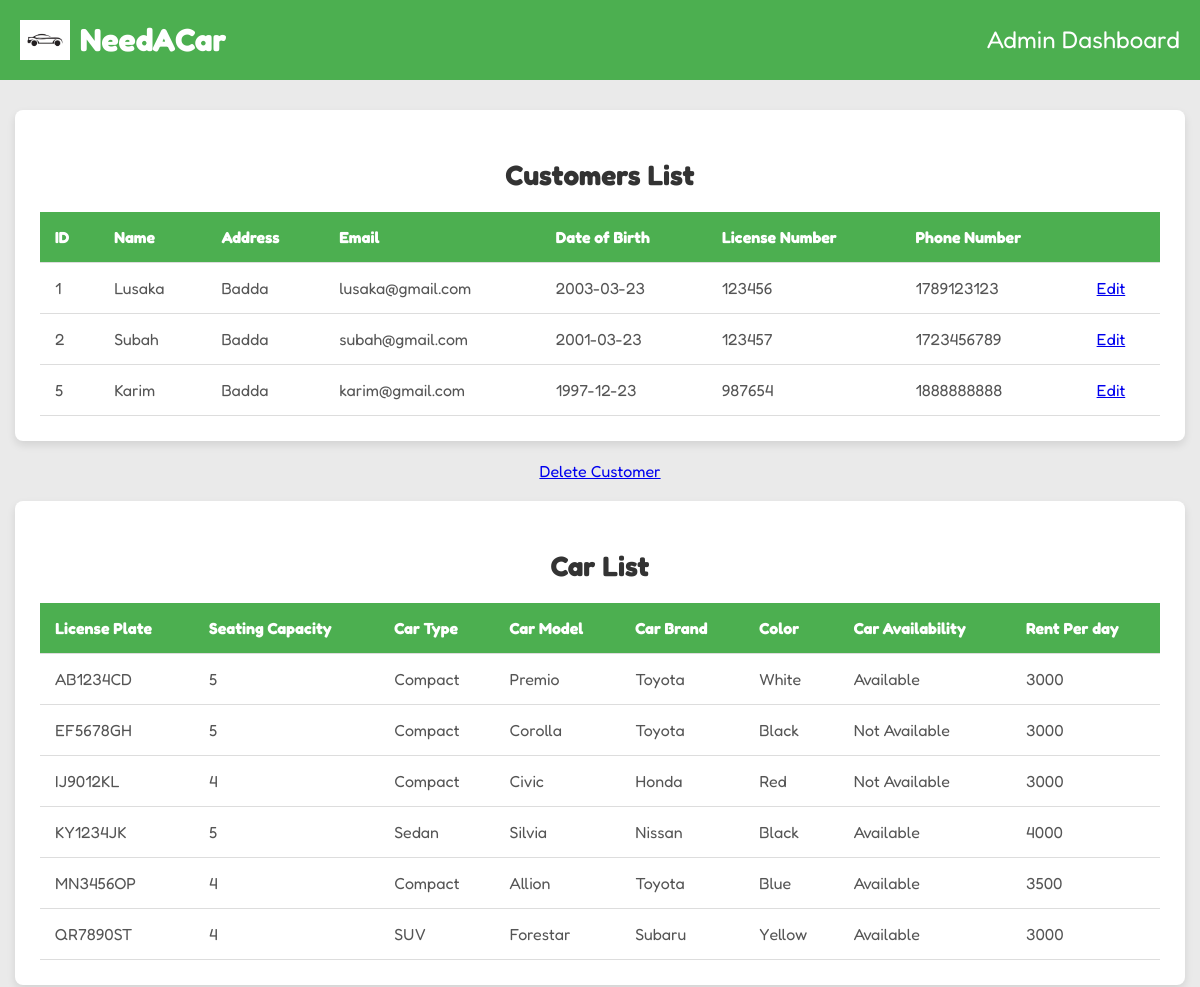
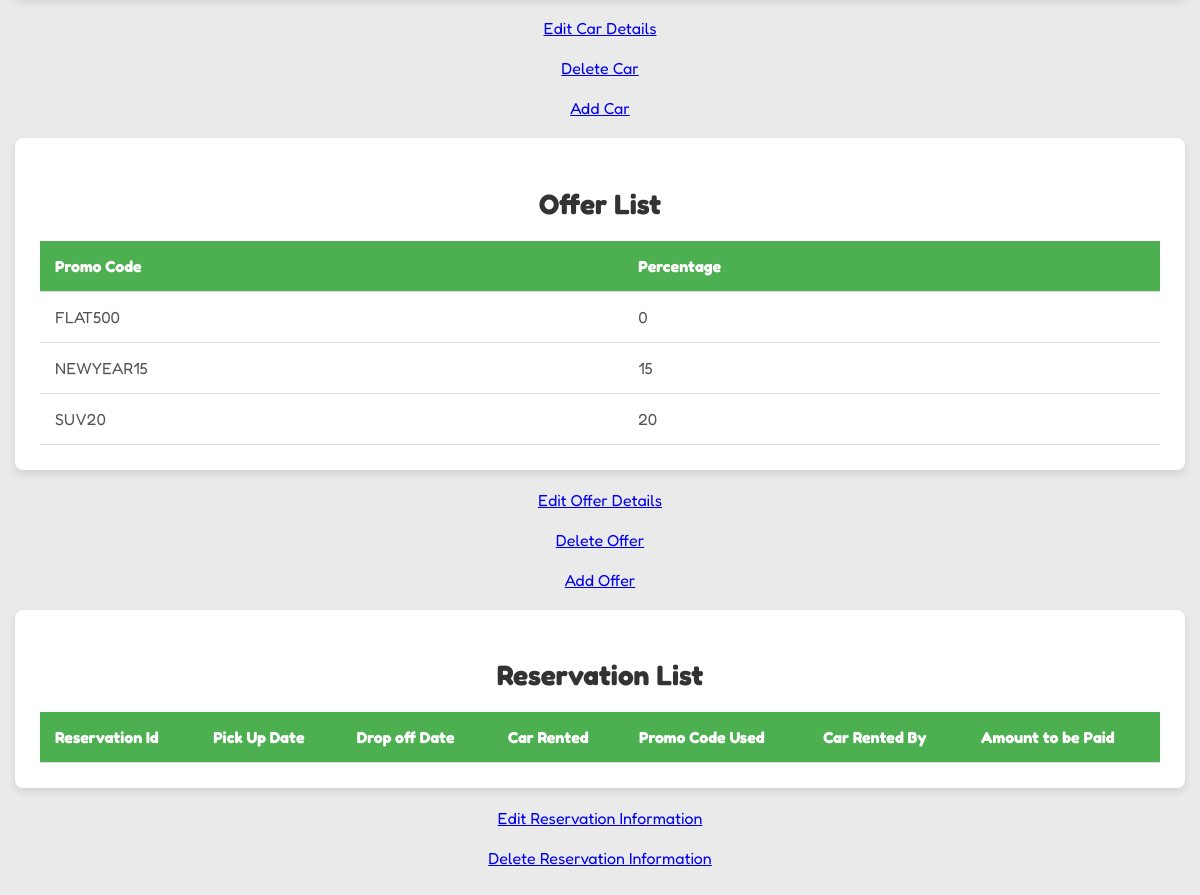
The page /admin_dashboard.php on the database as committed earlier (2 pictures, top to bottom).
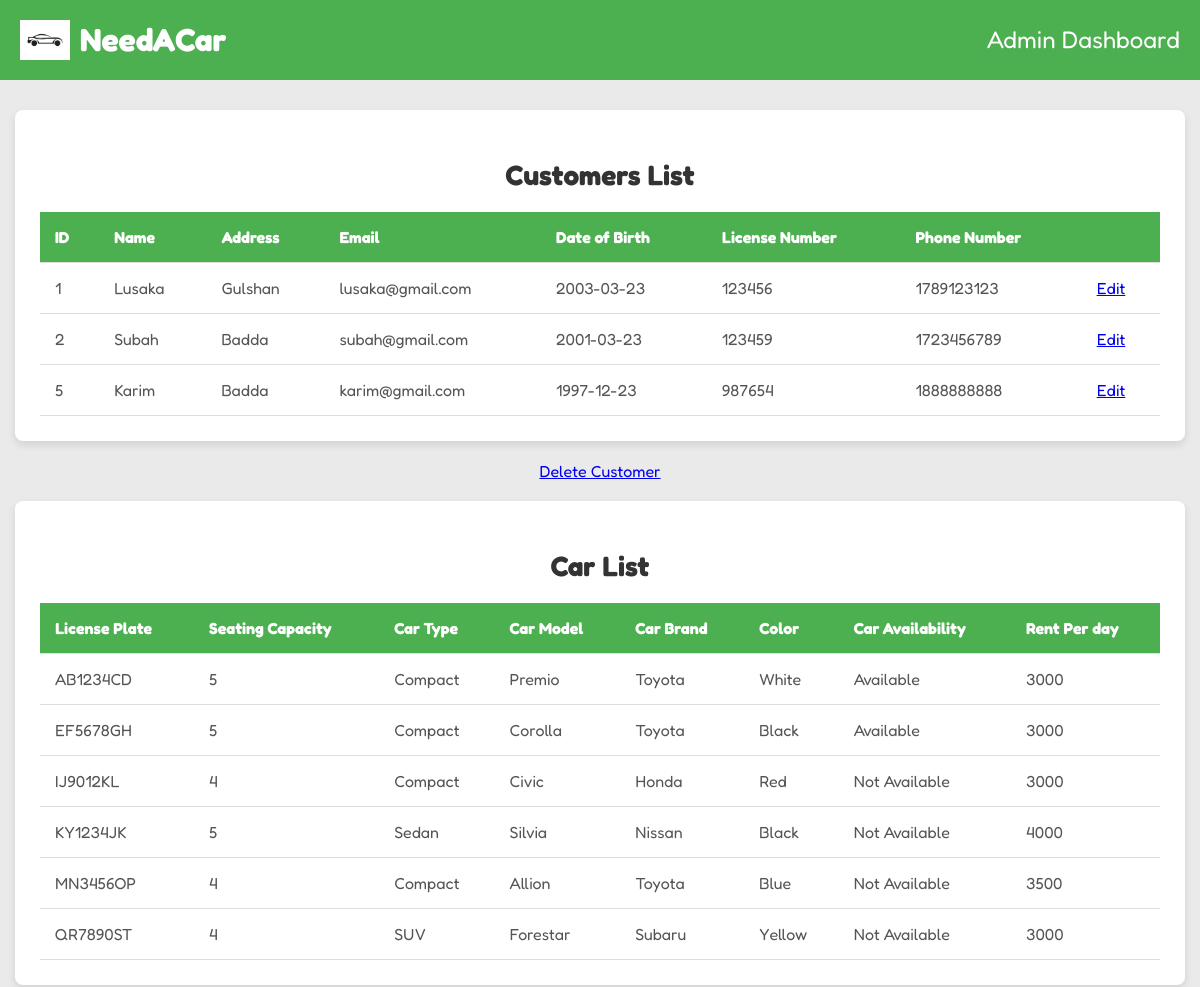
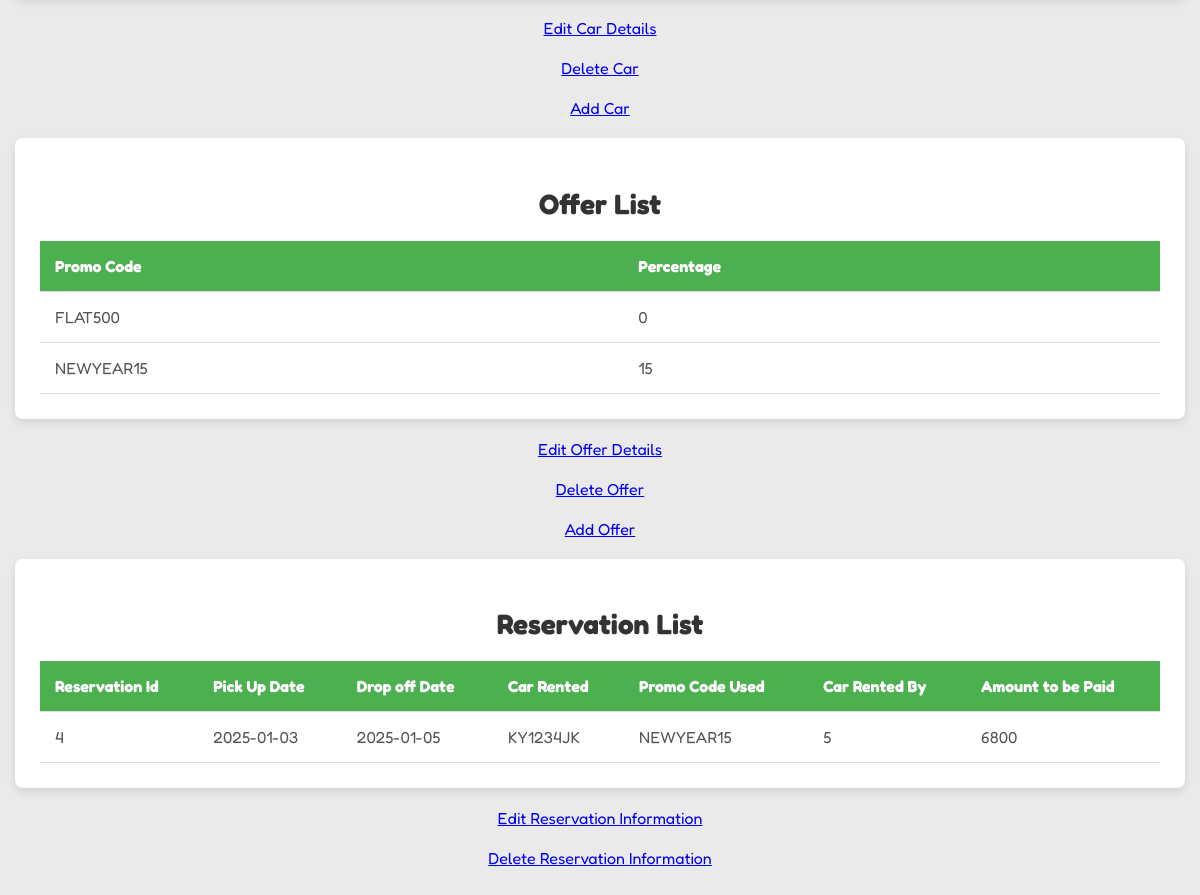
The same page on the database as committed later (2 pictures, top to bottom).
### tables this page shows
CREATE TABLE `customer` (
  `USER_ID` int(11) NOT NULL,
  `Name` varchar(40) DEFAULT NULL,
  `email` varchar(40) DEFAULT NULL,
  `Password` varchar(50) NOT NULL,
  `date_of_birth` date DEFAULT NULL,
  `phone` int(11) DEFAULT NULL,
  `address` varchar(50) DEFAULT NULL,
  `License_No` varchar(30) DEFAULT NULL
);

CREATE TABLE `car` (
  `License_plate` char(20) NOT NULL,
  `Status` varchar(15) NOT NULL,
  `Seating_Capacity` int(11) NOT NULL,
  `Car_Type` varchar(15) NOT NULL,
  `Model` varchar(20) DEFAULT NULL,
  `Brand` varchar(20) DEFAULT NULL,
  `Color` varchar(10) DEFAULT NULL,
  `RentPerDay` int(11) NOT NULL
);

CREATE TABLE `offer_details` (
  `Promo_Code` varchar(15) NOT NULL,
  `Percentage` int(11) DEFAULT NULL
);

CREATE TABLE `reservation` (
  `Reservation_ID` int(11) NOT NULL,
  `Start_Date` date NOT NULL,
  `End_Date` date NOT NULL,
  `License_plate` char(20) NOT NULL,
  `Promo_Code` varchar(15) DEFAULT NULL,
  `USER_ID` int(11) DEFAULT NULL,
  `totalAmount` int(11) NOT NULL
);

### admin_dashboard.php (the view, shortened to what this page needs)
<!DOCTYPE html>
<html lang="en">
<head>
    <link rel="stylesheet" href="styleadmintable.css" />
</head>
<body>
    <header class="header">
        <div class="logo-container">
            <img src="auto-car-logo-template-vector-icon.jpg" alt="Logo" class="header-image">
            <a href="index.php" style="text-decoration: none;">
                <h1 class="title" style="color: white;">NeedACar</h1>
            </a>
        </div>
        <h2 class="dashboard-title">Admin Dashboard</h2>
    </header>
    <main>
        <section class="customers">
            <div class="customer_box">
                <h1>Customers List</h1>
                <table class="customer_table">
                    <thead>
                        <tr>
                            <th>ID</th>
                            <th>Name</th>
                            <th>Address</th>
                            <th>Email</th>
                            <th>Date of Birth</th>
                            <th>License Number</th>
                            <th>Phone Number</th>
                            <th>     </th>
                        </tr>
                    </thead>
                    <tbody>
                        <?php
                        require_once("connect.php");
                        $sql = "SELECT * FROM customer";
                        $result = mysqli_query($conn, $sql);
                        if(mysqli_num_rows($result) > 0){
                            while($row = mysqli_fetch_array($result)){
                        ?>
                        <tr>
                            <td><?php echo $row["USER_ID"]; ?></td>
                            <td><?php echo $row["Name"]; ?></td>
                            <td><?php echo $row["address"]; ?></td>
                            <td><?php echo $row["email"]; ?></td>
                            <td><?php echo $row["date_of_birth"]; ?></td>
                            <td><?php echo $row["License_No"]; ?></td>
                            <td><?php echo $row["phone"]; ?></td>
                            <td>
                        <a href="modifycustomerinfo.php?user_id=<?php echo $row['USER_ID']; ?>" class="edit-link">Edit</a>
                    </td>
                        </tr>
                        <?php
                            }
                        }
                        ?>
                    </tbody>
                </table>
            </div>
        </section>
        <br>
        <div class="deletecustomer">
        <a href="deletecustomer.php" class="edit-link">
            Delete Customer
        </a>
        </div>
        <br>
        <section class="cars">
            <div class="car_box">
                <h1>Car List</h1>
                <table class="car_table">
                    <thead>
                        <tr>
                            <th>License Plate</th>
                            <th>Seating Capacity</th>
                            <th>Car Type</th>
                            <th>Car Model</th>
                            <th>Car Brand</th>
                            <th>Color</th>
                            <th>Car Availability</th>
                            <th>Rent Per day</th>
                        </tr>
                    </thead>
                    <tbody>
                        <?php
                        require_once("connect.php");
                        $sql = "SELECT * FROM car";
                        $result = mysqli_query($conn, $sql);
                        if(mysqli_num_rows($result) > 0){
                            while($row = mysqli_fetch_array($result)){
                        ?>
                        <tr>
                            <td><?php echo $row["License_plate"]; ?></td>
                            <td><?php echo $row["Seating_Capacity"]; ?></td>
                            <td><?php echo $row["Car_Type"]; ?></td>
                            <td><?php echo $row["Model"]; ?></td>
                            <td><?php echo $row["Brand"]; ?></td>
                            <td><?php echo $row["Color"]; ?></td>
                            <td><?php echo $row["Status"]; ?></td>
                            <td><?php echo $row["RentPerDay"]; ?></td>
                        </tr>
                        <?php
                            }
                        }
                        ?>
                    </tbody>
                </table>
            </div>
        </section>
        <br>
        <div class="editcar">
        <a href="modifycarinfo.php" class="edit-link">
            Edit Car Details
        </a>
        </div>
        <br>
        <div class="deletecar">
        <a href="deletecar.php" class="edit-link">
            Delete Car
        </a>
        </div>
        <br>
        <div class="addcar">
        <a href="addcar.php" class="edit-link">
            Add Car
        </a>
        </div>
        <br>
        <section class="deal">
            <div class="deal_box">
                <h1>Offer List</h1>
                <table class="deal_table">
                    <thead>
                        <tr>
                            <th>Promo Code</th>
                            <th>Percentage</th>
                        </tr>
                    </thead>
                    <tbody>
                        <?php
                        require_once("connect.php");
                        $sql = "SELECT * FROM offer_details";
                        $result = mysqli_query($conn, $sql);
                        if(mysqli_num_rows($result) > 0){
                            while($row = mysqli_fetch_array($result)){
                        ?>
                        <tr>
                            <td><?php echo $row["Promo_Code"]; ?></td>
                            <td><?php echo $row["Percentage"]; ?></td>
                        </tr>
                        <?php
                            }
                        }
                        ?>
                    </tbody>
                </table>
            </div>
        </section>
        <br>
        <div class="editoffer">
        <a href="modifyofferinfo.php" class="edit-link">
            Edit Offer Details
        </a>
        </div>
        <br>
        <div class="deleteoffer">
        <a href="deleteoffer.php" class="edit-link">
            Delete Offer
        </a>
        </div>
        <br>
        <div class="addoffer">
        <a href="addoffer.php" class="edit-link">
            Add Offer
        </a>
        </div>
        <br>
        <section class="reservation">
            <div class="reservation_box">
                <h1>Reservation List</h1>
                <table class="reservation_table">
                    <thead>
                        <tr>
                            <th>Reservation Id</th>
                            <th>Pick Up Date</th>
                            <th>Drop off Date</th>
                            <th>Car Rented</th>
                            <th>Promo Code Used</th>
                            <th>Car Rented By</th>
                            <th>Amount to be Paid</th>
                        </tr>
                    </thead>
                    <tbody>
                        <?php
                        require_once("connect.php");
                        $sql = "SELECT * FROM reservation";
                        $result = mysqli_query($conn, $sql);
                        if(mysqli_num_rows($result) > 0){
                            while($row = mysqli_fetch_array($result)){
                        ?>
                        <tr>
                            <td><?php echo $row["Reservation_ID"]; ?></td>
                            <td><?php echo $row["Start_Date"]; ?></td>
                            <td><?php echo $row["End_Date"]; ?></td>
                            <td><?php echo $row["License_plate"]; ?></td>
                            <td><?php echo $row["Promo_Code"]; ?></td>
                            <td><?php echo $row["USER_ID"]; ?></td>
                            <td><?php echo $row["totalAmount"]; ?></td>
                        </tr>
                        <?php
                            }
                        }
                        ?>
                    </tbody>
                </table>
            </div>
        </section>
        <br>
        <div class="deletereservation">
        <a href="modifyreservation.php" class="edit-link">
            Edit Reservation Information
        </a>
        </div>
        <br>
        <div class="deletereservation">
        <a href="deletereservation.php" class="edit-link">
            Delete Reservation Information
        </a>
        </div>

### styleadmintable.css (style rules this page uses)
body { font-family: 'Fredoka', sans-serif; margin: 0; padding: 0; background-color: #f7f7f7; }
.header { display: flex; justify-content: space-between; align-items: center; background-color: #4CAF50; padding: 20px; color: white; }
.logo-container { display: flex; align-items: center; }
.header-image { width: 50px; height: auto; margin-right: 10px; }
.title { font-size: 2rem; margin: 0; }
.dashboard-title { font-size: 1.5rem; margin: 0; font-weight: normal; text-align: right; }
main { padding: 30px 15px; background-color: rgba(230, 230, 230, 0.76); }
.customer_box { background-color: white; border-radius: 8px; box-shadow: 0 4px 8px rgba(0, 0, 0, 0.1); padding: 25px; max-width: 1200px; margin: 0 auto; overflow-x: auto; }
.customer_box h1 { font-size: 28px; color: #333; margin-bottom: 20px; text-align: center; }
.customer_table { width: 100%; border-collapse: collapse; margin-top: 20px; }
.customer_table th, .customer_table td { padding: 15px; text-align: left; border-bottom: 1px solid #ddd; }
.customer_table th { background-color: #4CAF50; color: white; font-weight: bold; }
.customer_table td { color: #555; }
.deletecustomer { text-align: center; }
.car_box { background-color: white; border-radius: 8px; box-shadow: 0 4px 8px rgba(0, 0, 0, 0.1); padding: 25px; max-width: 1200px; margin: 0 auto; overflow-x: auto; }
.car_box h1 { font-size: 28px; color: #333; margin-bottom: 20px; text-align: center; }
.car_table { width: 100%; border-collapse: collapse; margin-top: 20px; }
.car_table th, .car_table td { padding: 15px; text-align: left; border-bottom: 1px solid #ddd; }
.car_table th { background-color: #4CAF50; color: white; font-weight: bold; }
.car_table td { color: #555; }
.editcar { text-align: center; }
.deletecar { text-align: center; }
.addcar { text-align: center; }
.deal_box { background-color: white; border-radius: 8px; box-shadow: 0 4px 8px rgba(0, 0, 0, 0.1); padding: 25px; max-width: 1200px; margin: 0 auto; overflow-x: auto; }
.deal_box h1 { font-size: 28px; color: #333; margin-bottom: 20px; text-align: center; }
.deal_table { width: 100%; border-collapse: collapse; margin-top: 20px; }
.deal_table th, .deal_table td { padding: 15px; text-align: left; border-bottom: 1px solid #ddd; }
.deal_table th { background-color: #4CAF50; color: white; font-weight: bold; }
.deal_table td { color: #555; }
.editoffer { text-align: center; }
.deleteoffer { text-align: center; }
.addoffer { text-align: center; }
.reservation_box { background-color: white; border-radius: 8px; box-shadow: 0 4px 8px rgba(0, 0, 0, 0.1); padding: 25px; max-width: 1200px; margin: 0 auto; overflow-x: auto; }
.reservation_box h1 { font-size: 28px; color: #333; margin-bottom: 20px; text-align: center; }
.reservation_table { width: 100%; border-collapse: collapse; margin-top: 20px; }
.reservation_table th, .reservation_table td { padding: 15px; text-align: left; border-bottom: 1px solid #ddd; }
.reservation_table th { background-color: #4CAF50; color: white; font-weight: bold; }
.reservation_table td { color: #555; }
.deletereservation { text-align: center; }

Rows that differ between the two databases and show on the page:
removed offer_details: Promo_Code "SUV20", Percentage "20"
changed customer "Lusaka": address "Badda" → "Gulshan"
changed customer "Subah": License_No "123457" → "123459"
changed car "EF5678GH": Status "Not Available" → "Available"
changed car "KY1234JK": Status "Available" → "Not Available"
changed car "MN3456OP": Status "Available" → "Not Available"
changed car "QR7890ST": Status "Available" → "Not Available"
added reservation: Reservation_ID "4", Start_Date "2025-01-03", End_Date "2025-01-05", License_plate "KY1234JK", Promo_Code "NEWYEAR15", USER_ID "5", totalAmount "6800"
